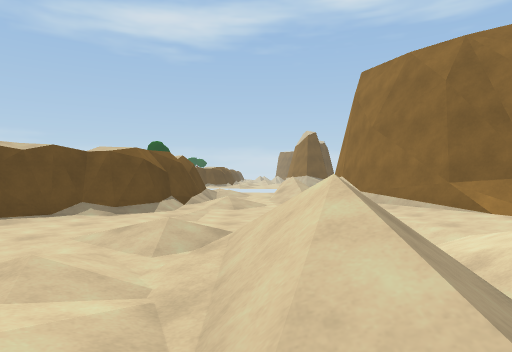
[1] (above)

18 first-person views from a walk through a scene from a Unity 3-D project. The camera is 1.2 m above the floor, looks level and sees 75° across. The floor is counted in squares, 2 m on a side. Each view is taken from the middle of a square. On the plan, view 1 faces up. The plan holds only what a view shows up to about 10 squares ahead; the rest is blank. The place goes on beyond the plan. Some animated figures are left out.

[2]
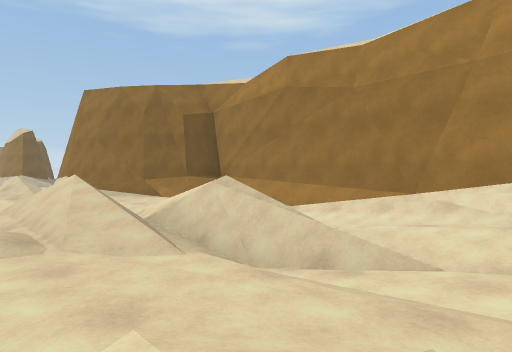

[3]
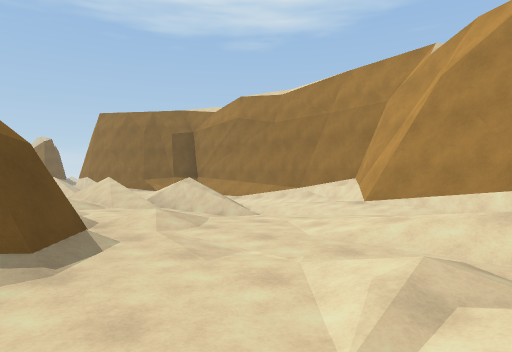

[4]
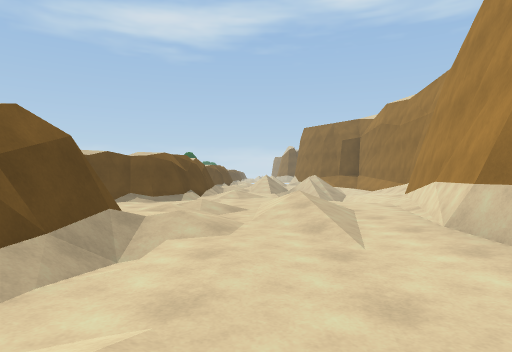

[5]
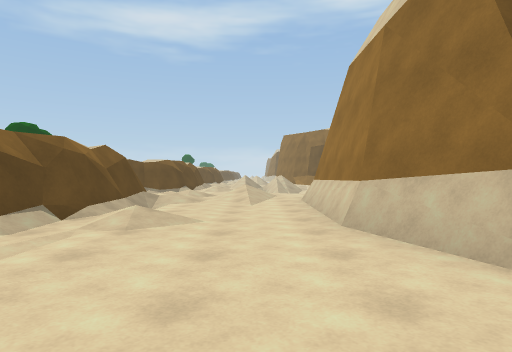

[6]
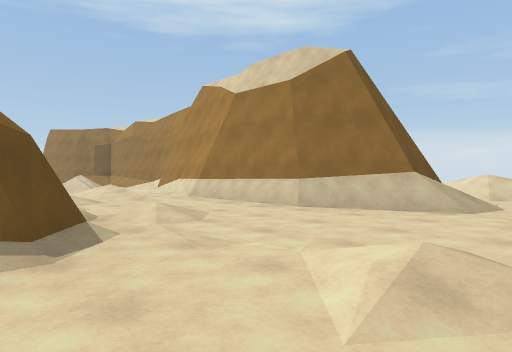

[7]
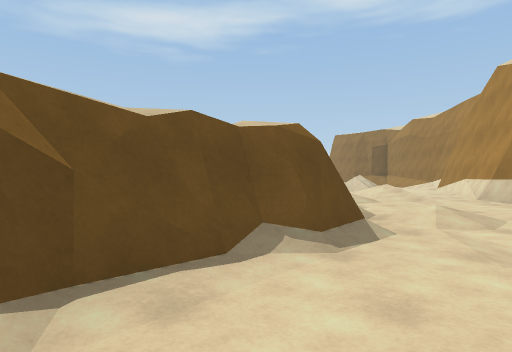

[8]
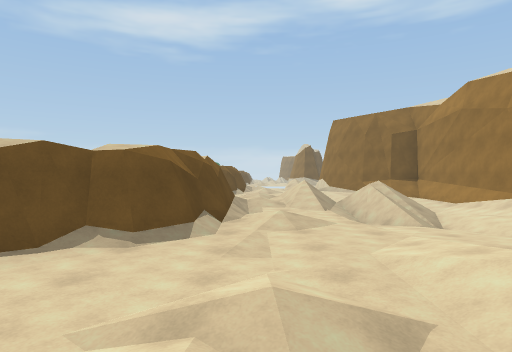

[9]
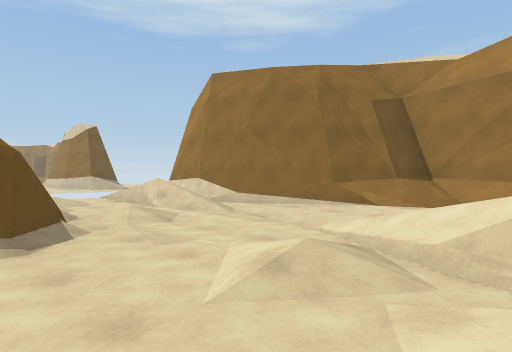

[10]
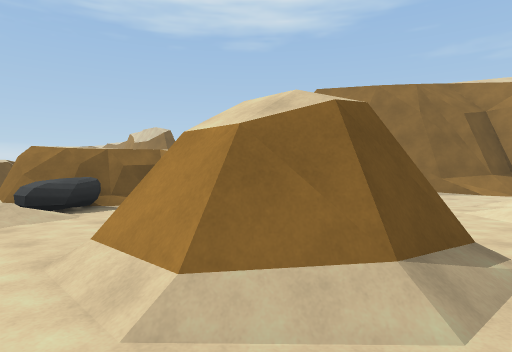

[11]
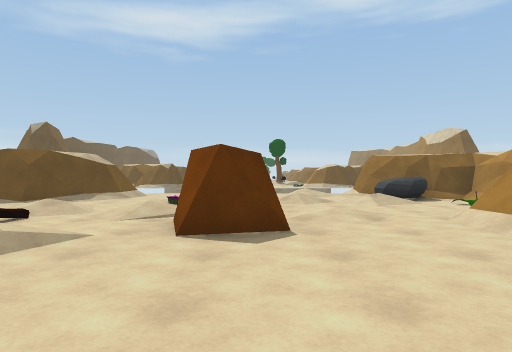

[12]
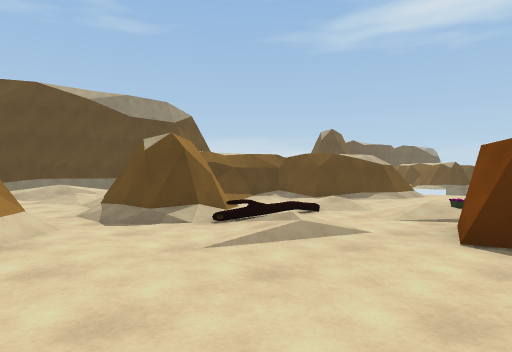

[13]
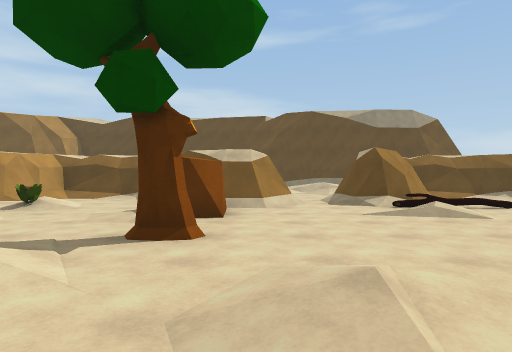

[14]
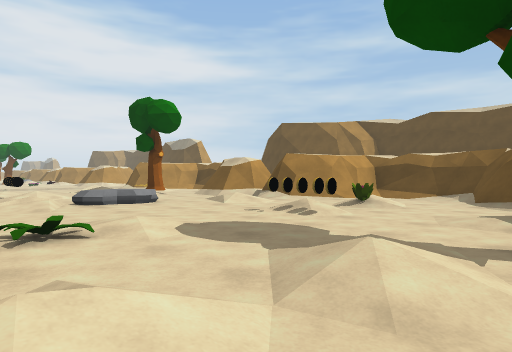

[15]
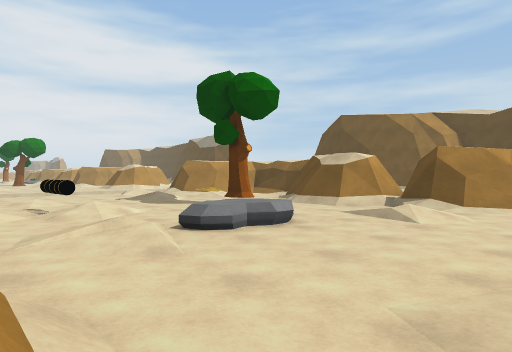

[16]
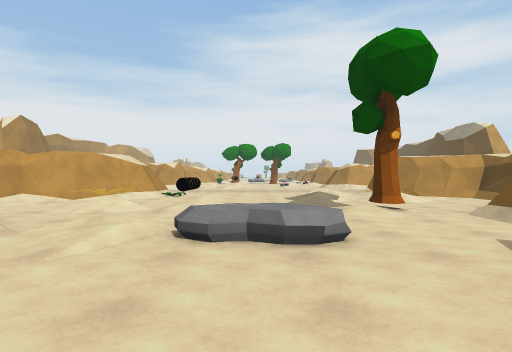

[17]
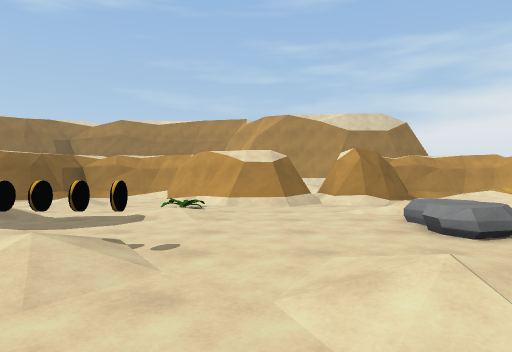

[18]
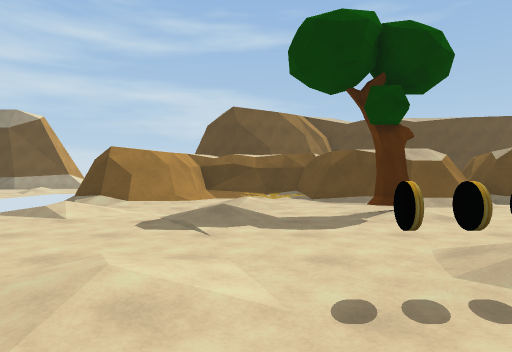

### Floor plan
Key: @ floor where view 1 was taken; # wall or solid block; x gap in a wall; . main floor; : floor 0.25 m higher than the main floor; - floor 0.25 m lower than the main floor; _ floor 0.5 m lower than the main floor; / step, stairs or slope; = window, fence, low wall or low ledge; O other object.
Columns run from 19 left of view 1 to 8 right of it. Each row starts with its distance up from view 1.
 12              ##    ./
 11       #.    ./##  :./ #
 10      ##.    ..O###../ #
  9     ##/..  :./..##-.//#
  8    ##/..O  ....O##../.#
  7    #...... .... ##....##
  6    #.......... ##/-.--/#
  5    # #...OO..###..-.//.##
  4 /./####./....###...///..#
  3 /.../##............///  #
  2   ...//......   /.//// _#
  1      ##....../##  ://= /#
  0      ##OO.O....###-@////#
 -1     ##.....:.:.-##.._//-#
 -2    ##...........##..-//.#
 -3    #../O.O..../###..--/##
 -4    #.....O..O/###/-..--#
 -5    ###.......###..-././#
 -6    ####./..../# .././.##
 -7      :x../O../# /.:./.#
 -8      ##.../../## #:.//#
 -9      ##........###-..##
-10     ##..O..O.O.-##...#
-11    ##......O....##...#
-12    #/..O....../###...##
-13    #/..-...../###/-...##  //
-14    ###/-....O###..-...## .//
-15      ##./...   #../.......//
-16       x         .....

Positions as (right, up) in squares from view 1, and headings:
1: (0, 0), facing up
2: (-1, -3), facing up-right
3: (-3, -7), facing up-right
4: (0, -12), facing up
5: (1, -16), facing up
6: (-3, -16), facing up-right
7: (-3, -16), facing up
8: (-1, -8), facing up
9: (-3, 2), facing up-right
10: (-7, 3), facing up-right
11: (-9, 1), facing up
12: (-9, 1), facing up-left
13: (-6, 1), facing left
14: (-6, 0), facing down-left
15: (-6, -4), facing down-left
16: (-9, -4), facing down
17: (-13, -5), facing right
18: (-6, -12), facing left
